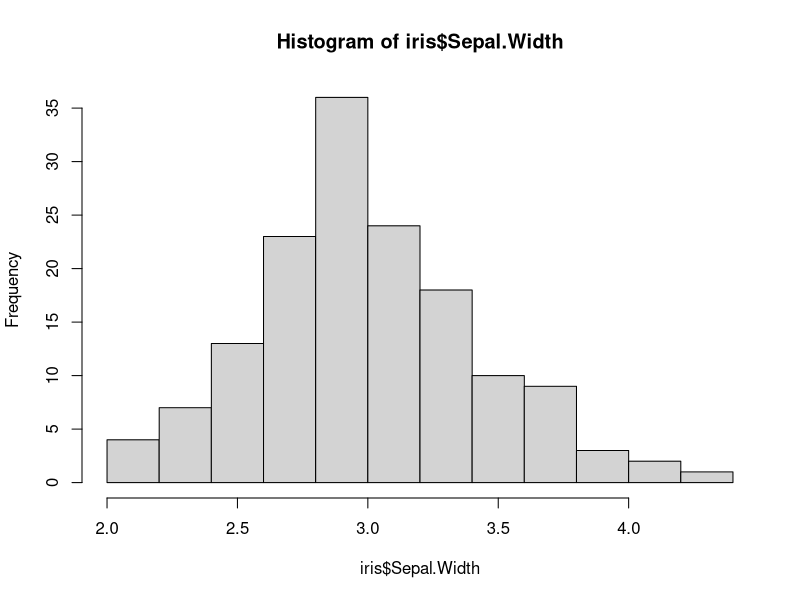
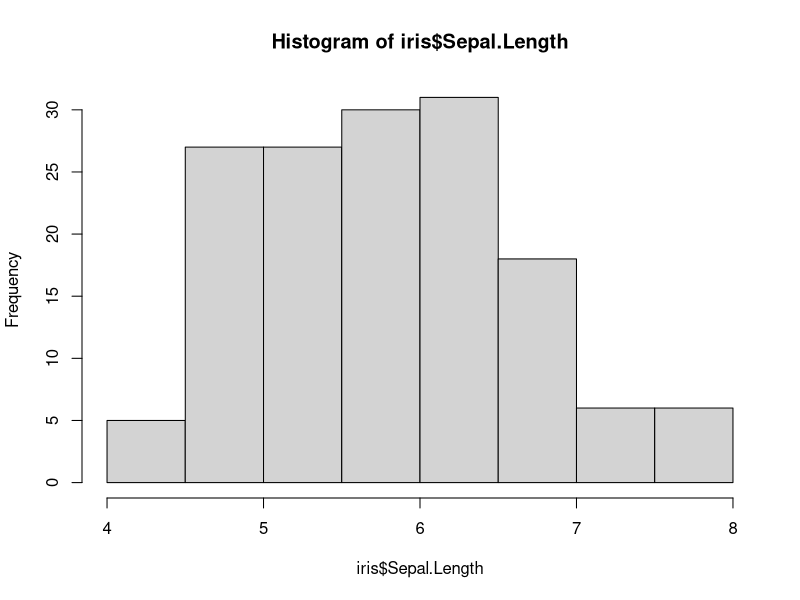

Write R code to recreate these figures, in order.
## ---- chunk 1
#Setting Working Directory
setwd("C:/Users/mtaylor03/Documents/UChicago SISRM/Assignment 1")
## ---- chunk 2
#Giving histogram new title
hist(iris$Sepal.Width)
## ---- chunk 3
hist(iris$Sepal.Length)
